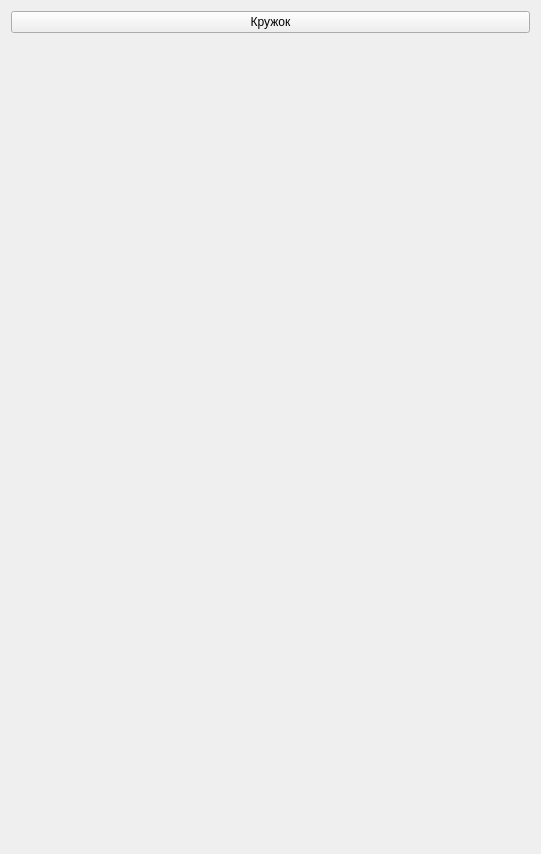
<?xml version="1.0" encoding="UTF-8"?>
<ui version="4.0">
 <class>Form</class>
 <widget class="QWidget" name="Form">
  <property name="geometry">
   <rect>
    <x>0</x>
    <y>0</y>
    <width>541</width>
    <height>854</height>
   </rect>
  </property>
  <property name="windowTitle">
   <string>Form</string>
  </property>
  <layout class="QVBoxLayout" name="verticalLayout">
   <item>
    <widget class="QPushButton" name="pushButton">
     <property name="text">
      <string>Кружок</string>
     </property>
    </widget>
   </item>
   <item>
    <spacer name="verticalSpacer">
     <property name="orientation">
      <enum>Qt::Vertical</enum>
     </property>
     <property name="sizeHint" stdset="0">
      <size>
       <width>20</width>
       <height>804</height>
      </size>
     </property>
    </spacer>
   </item>
  </layout>
 </widget>
 <resources/>
 <connections/>
</ui>
